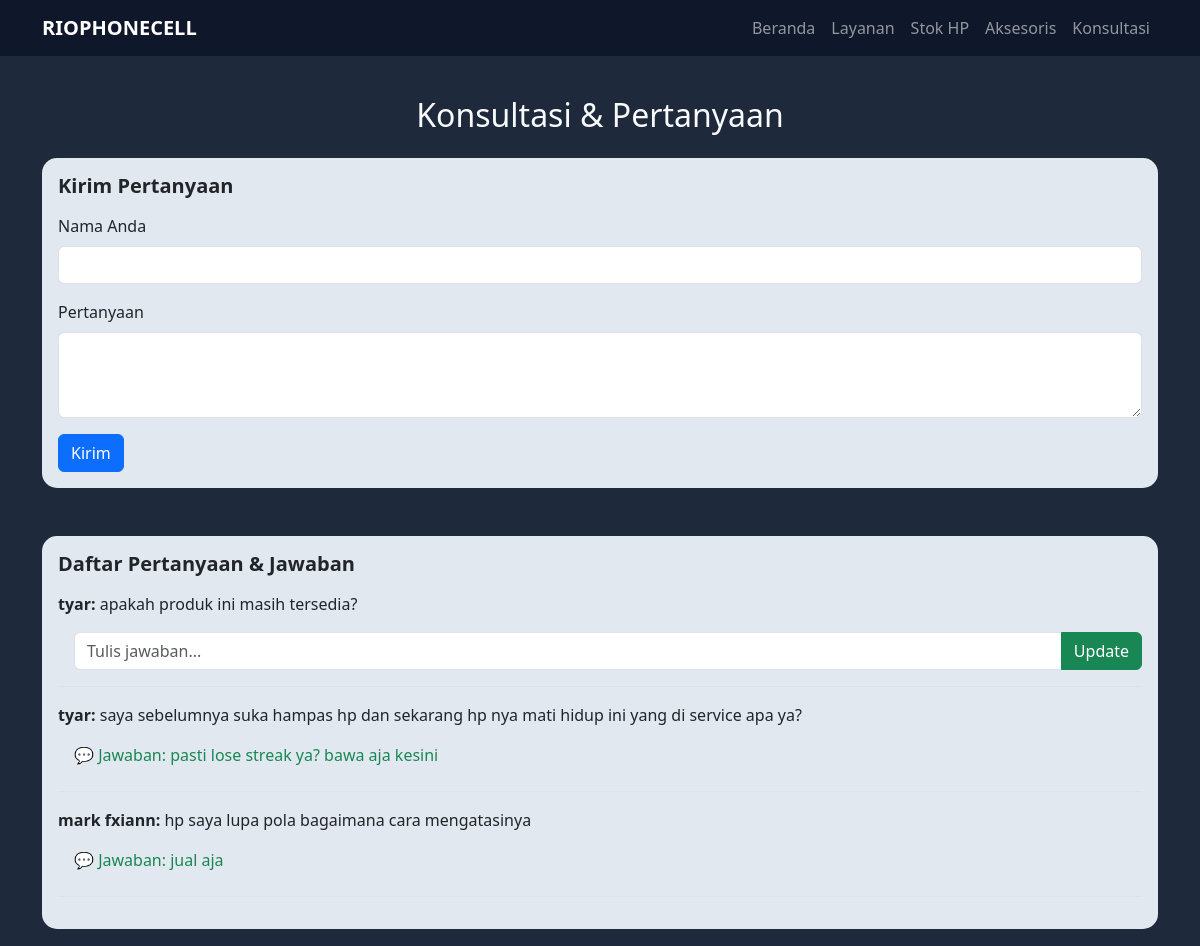
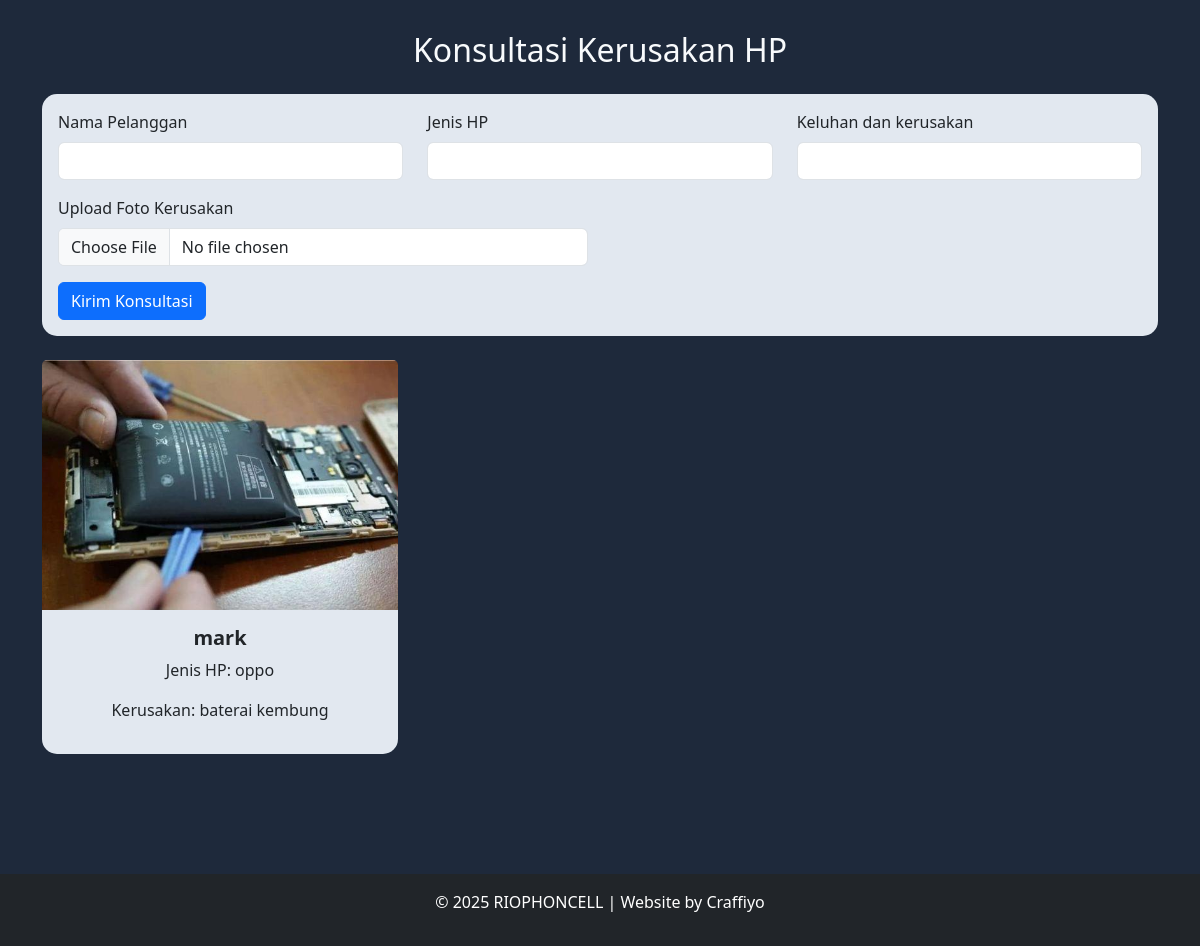
The app's page /index.php?page=tanya with its own data (2 pictures, top to bottom).
### tables this page shows
CREATE TABLE `tb_tanya` (
  `id` int(11) NOT NULL,
  `nama` varchar(100) NOT NULL,
  `pertanyaan` text NOT NULL,
  `jawaban` text NOT NULL
);

CREATE TABLE `tb_konsultasi` (
  `id` int(11) NOT NULL,
  `nama_pelanggan` varchar(100) NOT NULL,
  `jenis_hp` varchar(100) NOT NULL,
  `kerusakan` text NOT NULL,
  `gambar` varchar(255) NOT NULL
);

### index.php (the view, shortened to what this page needs)
<?php
include "koneksi.php";
?>
<!DOCTYPE html>
<html lang="id">
<head>
  <link href="https://cdn.jsdelivr.net/npm/bootstrap@5.3.3/dist/css/bootstrap.min.css" rel="stylesheet">
  <link href="https://cdn.jsdelivr.net/npm/aos@2.3.4/dist/aos.css" rel="stylesheet">
</head>
<body>
<nav class="navbar navbar-expand-lg navbar-dark fixed-top">
  <div class="container">
    <a class="navbar-brand fw-bold" href="index.php">RIOPHONECELL</a>
    <div class="collapse navbar-collapse" id="navbarNav">
      <ul class="navbar-nav ms-auto">
        <li class="nav-item"><a class="nav-link" href="index.php">Beranda</a></li>
        <li class="nav-item"><a class="nav-link" href="index.php?page=service">Layanan</a></li>
        <li class="nav-item"><a class="nav-link" href="index.php?page=stok">Stok HP</a></li>
        <li class="nav-item"><a class="nav-link" href="index.php?page=aksesoris">Aksesoris</a></li>
        <li class="nav-item"><a class="nav-link" href="index.php?page=tanya">Konsultasi</a></li>
      </ul>
    </div>
  </div>
</nav>
<div class="container py-5 mt-5">
<?php
$page = isset($_GET['page']) ? $_GET['page'] : 'home';
switch($page) {
?>
<?php
case 'tanya':
?>
  <section data-aos="fade-up">
    <h2 class="text-center mb-4">Konsultasi & Pertanyaan</h2>
    <div class="card text-dark mb-5 p-3">
      <h5 class="fw-bold mb-3">Kirim Pertanyaan</h5>
      <form method="post" id="formPertanyaan">
        <div class="mb-3">
          <label class="form-label">Nama Anda</label>
          <input type="text" name="nama" class="form-control" required>
        </div>
        <div class="mb-3">
          <label class="form-label">Pertanyaan</label>
          <textarea name="pertanyaan" class="form-control" rows="3" required></textarea>
        </div>
        <button type="submit" name="kirim" class="btn btn-primary">Kirim</button>
      </form>
    </div>
    <div class="card text-dark p-3 mb-5">
      <h5 class="fw-bold mb-3">Daftar Pertanyaan & Jawaban</h5>
      <?php
      $tanya = mysqli_query($conn, "SELECT * FROM tb_tanya ORDER BY id DESC");
      if ($tanya && mysqli_num_rows($tanya) > 0) {
        while ($r = mysqli_fetch_assoc($tanya)) {
          echo "<div class='border-bottom mb-3 pb-2'>";
          echo "<p><strong>".htmlspecialchars($r['nama']).":</strong> ".htmlspecialchars($r['pertanyaan'])."</p>";
          if ($r['jawaban']) {
            echo "<p class='ms-3 text-success'>💬 Jawaban: ".htmlspecialchars($r['jawaban'])."</p>";
          } else {
            echo "<form method='post' class='ms-3'>";
            echo "<div class='input-group mb-2'><input type='text' name='jawaban' class='form-control' placeholder='Tulis jawaban...'><button type='submit' name='update' class='btn btn-success'>Update</button></div></form>";
          }
          echo "</div>";
        }
      } else {
        echo "<p class='text-center'>Belum ada pertanyaan.</p>";
      }
      ?>
    </div>
    <h2 class="text-center mb-4">Konsultasi Kerusakan HP</h2>
    <div class="card text-dark mb-4 p-3">
      <form method="post" enctype="multipart/form-data" id="formKonsultasi">
        <div class="row">
          <div class="col-md-4 mb-3"><label class="form-label">Nama Pelanggan</label><input type="text" name="nama_pelanggan" class="form-control" required></div>
          <div class="col-md-4 mb-3"><label class="form-label">Jenis HP</label><input type="text" name="jenis_hp" class="form-control" required></div>
          <div class="col-md-4 mb-3"><label class="form-label">Keluhan dan kerusakan</label><input type="text" name="kerusakan" class="form-control" required></div>
          <div class="col-md-6 mb-3"><label class="form-label">Upload Foto Kerusakan</label><input type="file" name="gambar" class="form-control" accept="image/*" required></div>
        </div>
        <button type="submit" name="tambah_konsultasi" class="btn btn-primary">Kirim Konsultasi</button>
      </form>
    </div>
    <div class="row">
      <?php
      $result = mysqli_query($conn, "SELECT * FROM tb_konsultasi ORDER BY id DESC");
      if ($result && mysqli_num_rows($result) > 0) {
        while ($row = mysqli_fetch_assoc($result)) {
          echo "<div class='col-md-4'><div class='card mb-4 text-dark'>";
          echo "<img src='gambar/".htmlspecialchars($row['gambar'])."' class='card-img-top' style='height:250px;object-fit:cover'>";
          echo "<div class='card-body text-center'><h5 class='fw-bold'>".htmlspecialchars($row['nama_pelanggan'])."</h5><p>Jenis HP: ".htmlspecialchars($row['jenis_hp'])."</p><p>Kerusakan: ".htmlspecialchars($row['kerusakan'])."</p></div></div></div>";
        }
      } else {
        echo "<p class='text-center'>Belum ada data konsultasi.</p>";
      }
      ?>
    </div>
  </section>
<?php break;
}
?>
</div>
<footer class="text-center py-3 mt-5 bg-dark text-white">
  <p>&copy; 2025 RIOPHONCELL | Website by Craffiyo</p>
</footer>
</body>
</html>

### index.php (style rules this page uses)
body { background-color: #1e293b; color: #f8fafc; scroll-behavior: smooth; }
.navbar { background-color: #0f172a; }
.card { background-color: #e2e8f0; border: none; border-radius: 15px; transition: transform 0.3s ease; }

### records on screen
tb_tanya: nama "tyar", pertanyaan "apakah produk ini masih tersedia?"
tb_tanya: nama "tyar", pertanyaan "saya sebelumnya suka hampas hp dan sekarang hp nya mati hidup ini yang di service apa ya?", jawaban "pasti lose streak ya? bawa aja kesini"
tb_tanya: nama "mark fxiann", pertanyaan "hp saya lupa pola bagaimana cara mengatasinya", jawaban "jual aja"
tb_konsultasi: gambar (picture), nama_pelanggan "mark", jenis_hp "oppo", kerusakan "baterai kembung"
